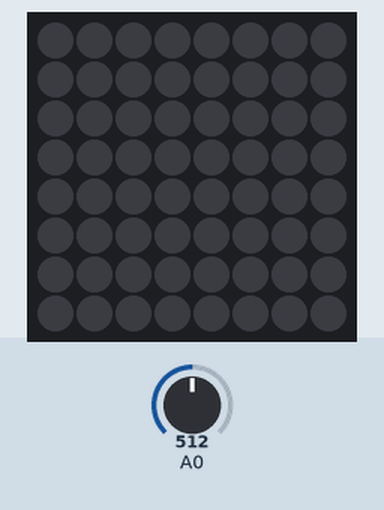
This sketch was run on a simulated Arduino Uno, built with avr-gcc and run on an emulated ATmega328P. Parts: 8×8 RGB LED matrix (first LED top left, wired row by row). The inputs (shaded band) are chosen by the test bench; at power-on: A0 = 512. Dim RGB values are drawn brighter than linear.

Above: at 1.2 s.
1.3 s: A0 set to 716
At 1.38 s:
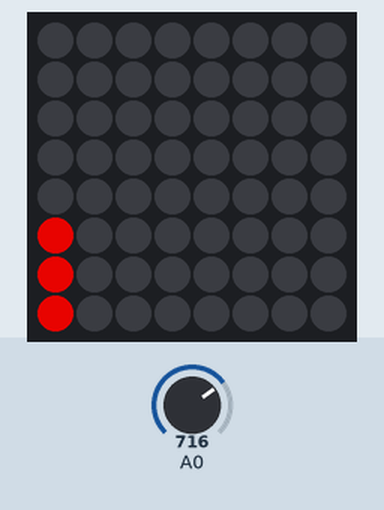
2.9 s: A0 set to 75
At 3.0 s:
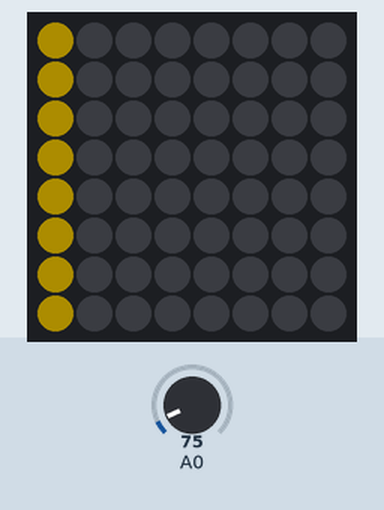
4.5 s: A0 set to 900
At 4.61 s:
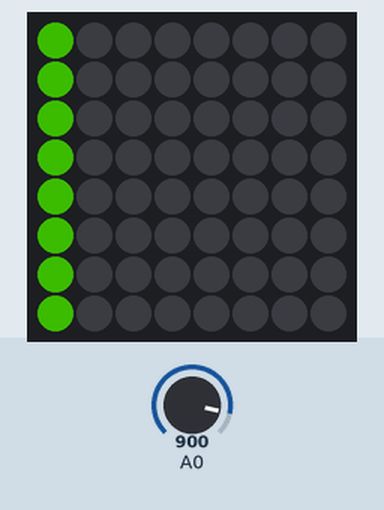
Timing chart, 0 to 7.5 s (numbered marks = the images above; inputs shaded):
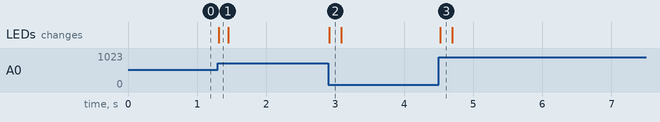

The sketch:

matrix_AudioLevels.ino
```cpp
/****************************************
Example Sound Level Sketch for the
Adafruit Microphone Amplifier
****************************************/
#include <Adafruit_GFX.h>
#include <Adafruit_NeoMatrix.h>
#include <Adafruit_NeoPixel.h>


const int sampleWindow = 10; // Sample window width - lower number quicker
unsigned int sample;
unsigned int gr[] = {0,0,0,0,0,0,0,0};

int PIN = 6;

Adafruit_NeoMatrix matrix = Adafruit_NeoMatrix(8, 8, PIN, NEO_MATRIX_TOP + NEO_MATRIX_RIGHT + NEO_MATRIX_COLUMNS + NEO_MATRIX_PROGRESSIVE, NEO_GRB + NEO_KHZ800);

void setup()
{
  //Serial.begin(115200);
  matrix.begin();
  matrix.setBrightness(255);
  matrix.setRotation(1);
}


void loop() {
   //get audio into array
   shiftArray();
   unsigned int audioLevel = analyseAudio();
   gr[0] = audioLevel;

   //visualise audio levels
   matrix.clear();
   for(int i = 0; i < 8; i ++){
      int x = map(gr[i], 0, 500, 0, 8);
      if(x > 0){
         matrix.drawLine(i, 8, i, 8-x, Spectrum(x*4));
      }
   }
   matrix.show();
}


//////////////////////
//BELOW ARE EXTRA FUNCTIONS YOU CAN IGNORE
/////////////

void shiftArray(){
   gr[7] = gr[6];
   gr[6] = gr[5];
   gr[5] = gr[4];
   gr[4] = gr[3];
   gr[3] = gr[2];
   gr[2] = gr[1];
   gr[1] = gr[0];

}


unsigned int analyseAudio(){
   unsigned long startMillis= millis();  // Start of sample window
   unsigned int signalMax = 0;
   unsigned int signalMin = 1024;
   // collect data for 50 mS
   while (millis() - startMillis < sampleWindow)
   {
      sample = analogRead(0);
      if (sample < 1024)  // toss out spurious readings
      {
         if (sample > signalMax)
         {
            signalMax = sample;  // save just the max levels
         }
         else if (sample < signalMin)
         {
            signalMin = sample;  // save just the min levels
         }
      }
   }
  return  signalMax - signalMin;  // max - min = peak-peak amplitude
}

// Input a value 0 to 255 to get a color value.
// The colours are a transition r - g - b - back to r.
uint32_t Spectrum(byte WheelPos) {
  WheelPos = 255 - WheelPos;
  if(WheelPos < 85) {
    return matrix.Color(255 - WheelPos * 3, 0, WheelPos * 3);
  }
  if(WheelPos < 170) {
    WheelPos -= 85;
    return matrix.Color(0, WheelPos * 3, 255 - WheelPos * 3);
  }
  WheelPos -= 170;
  return matrix.Color(WheelPos * 3, 255 - WheelPos * 3, 0);
}
```

Measured:
- after the input at 1.3 s, the LEDs: change at once (image 1)
- after the input at 2.9 s, the LEDs: change at once (image 2)
- after the input at 4.5 s, the LEDs: change at once (image 3)
